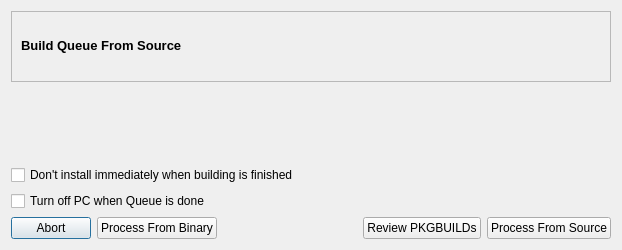
<ui version="4.0" >
 <class>reviewBuildingDialog</class>
 <widget class="QDialog" name="reviewBuildingDialog" >
  <property name="geometry" >
   <rect>
    <x>0</x>
    <y>0</y>
    <width>622</width>
    <height>250</height>
   </rect>
  </property>
  <property name="windowTitle" >
   <string>Dialog</string>
  </property>
  <layout class="QGridLayout" >
   <item row="0" column="0" >
    <layout class="QVBoxLayout" >
     <item>
      <widget class="QFrame" name="frame" >
       <property name="frameShape" >
        <enum>QFrame::StyledPanel</enum>
       </property>
       <property name="frameShadow" >
        <enum>QFrame::Sunken</enum>
       </property>
       <layout class="QGridLayout" >
        <item row="0" column="0" >
         <widget class="QLabel" name="label" >
          <property name="text" >
           <string>&lt;html>&lt;head>&lt;meta name="qrichtext" content="1" />&lt;style type="text/css">
p, li { white-space: pre-wrap; }
&lt;/style>&lt;/head>&lt;body style=" font-family:'Liberation Sans'; font-size:10pt; font-weight:400; font-style:normal;">
&lt;p style=" margin-top:0px; margin-bottom:0px; margin-left:0px; margin-right:0px; -qt-block-indent:0; text-indent:0px; font-family:'Sans Serif';">&lt;span style=" font-weight:600;">Build Queue From Source&lt;/span>&lt;/p>&lt;/body>&lt;/html></string>
          </property>
         </widget>
        </item>
        <item row="0" column="1" >
         <widget class="QLabel" name="label_2" >
          <property name="sizePolicy" >
           <sizepolicy vsizetype="Maximum" hsizetype="Maximum" >
            <horstretch>0</horstretch>
            <verstretch>0</verstretch>
           </sizepolicy>
          </property>
          <property name="minimumSize" >
           <size>
            <width>32</width>
            <height>32</height>
           </size>
          </property>
          <property name="text" >
           <string/>
          </property>
          <property name="pixmap" >
           <pixmap resource="qtpacman.qrc" >:/Icons/icons/dialog-ok-apply.png</pixmap>
          </property>
          <property name="scaledContents" >
           <bool>true</bool>
          </property>
         </widget>
        </item>
       </layout>
      </widget>
     </item>
     <item>
      <widget class="QLabel" name="infoLabel" >
       <property name="text" >
        <string/>
       </property>
      </widget>
     </item>
     <item>
      <widget class="QCheckBox" name="noProcessBox" >
       <property name="toolTip" >
        <string>This is useful if you want to review compiler's output</string>
       </property>
       <property name="text" >
        <string>Don't install immediately when building is finished</string>
       </property>
      </widget>
     </item>
     <item>
      <widget class="QCheckBox" name="turnOffBox" >
       <property name="toolTip" >
        <string/>
       </property>
       <property name="text" >
        <string>Turn off PC when Queue is done</string>
       </property>
      </widget>
     </item>
     <item>
      <layout class="QHBoxLayout" >
       <item>
        <widget class="QPushButton" name="abortButton" >
         <property name="text" >
          <string>Abort</string>
         </property>
        </widget>
       </item>
       <item>
        <widget class="QPushButton" name="binaryButton" >
         <property name="text" >
          <string>Process From Binary</string>
         </property>
        </widget>
       </item>
       <item>
        <spacer>
         <property name="orientation" >
          <enum>Qt::Horizontal</enum>
         </property>
         <property name="sizeHint" >
          <size>
           <width>40</width>
           <height>20</height>
          </size>
         </property>
        </spacer>
       </item>
       <item>
        <widget class="QPushButton" name="pBuildButton" >
         <property name="text" >
          <string>Review PKGBUILDs</string>
         </property>
        </widget>
       </item>
       <item>
        <widget class="QPushButton" name="sourceButton" >
         <property name="text" >
          <string>Process From Source</string>
         </property>
        </widget>
       </item>
      </layout>
     </item>
    </layout>
   </item>
  </layout>
 </widget>
 <resources/>
 <connections/>
</ui>
